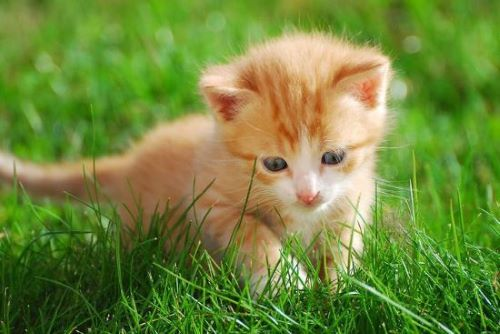
#> input picture TUGAS4/TUGAS 4/Meong.jpg, 500 x 334 px
$ python 'Ideal & Butterworth Lowpass Filter.py'
#> lines starting #> are read from the running program, lines starting #| are printed output that depends on the picture
import cv2
import numpy as np
from matplotlib import pyplot as plt

# membaca gambar
img = cv2.imread('Meong.jpg', 0)
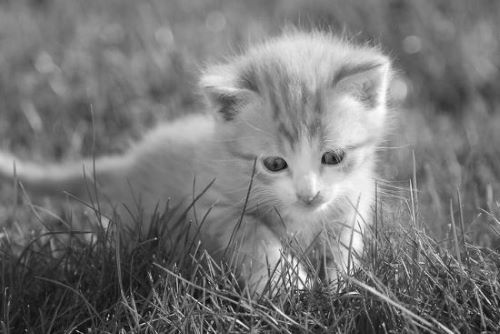
#> img: shape (334, 500); min 0, max 255, mean 119.4

# menghitung DFT dari gambar
dft = cv2.dft(np.float32(img), flags=cv2.DFT_COMPLEX_OUTPUT)

# menggeser nol frekuensi ke pusat
dft_shift = np.fft.fftshift(dft)

# membuat Ideal Lowpass Filter
rows, cols = img.shape
#> rows = 334; cols = 500
crow, ccol = rows//2, cols//2
#> crow = 167; ccol = 250
radius = 30
mask = np.zeros((rows, cols, 2), np.uint8)
cv2.circle(mask, (ccol, crow), radius, (1, 1), -1)

# membuat Butterworth Lowpass Filter
n = 2
d0 = 30
butterworth_lp = np.zeros((rows, cols, 2), np.uint8)
for i in range(rows):
    for j in range(cols):
        d = np.sqrt((i-crow)**2 + (j-ccol)**2)
        butterworth_lp[i,j] = 1 / (1 + (d/d0)**(2*n))

# mengaplikasikan filter ke gambar di domain frekuensi
dft_shift_filtered_ideal = dft_shift * mask
dft_shift_filtered_butterworth = dft_shift * butterworth_lp

# menggeser nol frekuensi kembali ke sudut kiri atas
dft_filtered_ideal = np.fft.ifftshift(dft_shift_filtered_ideal)
dft_filtered_butterworth = np.fft.ifftshift(dft_shift_filtered_butterworth)

# melakukan invers transformasi Fourier
img_back_ideal = cv2.idft(dft_filtered_ideal)
img_back_ideal = cv2.magnitude(img_back_ideal[:,:,0], img_back_ideal[:,:,1])
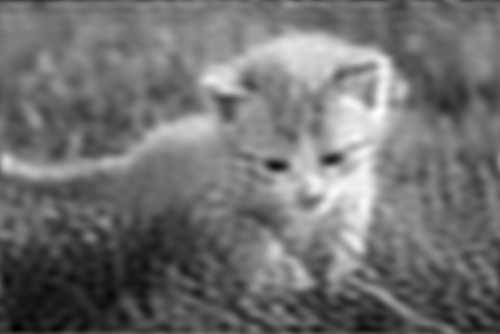
#> img_back_ideal: shape (334, 500) float32; min 2206893.5, max 42264132, mean 19937344; drawn with min black and max white

img_back_butterworth = cv2.idft(dft_filtered_butterworth)
img_back_butterworth = cv2.magnitude(img_back_butterworth[:,:,0], img_back_butterworth[:,:,1])
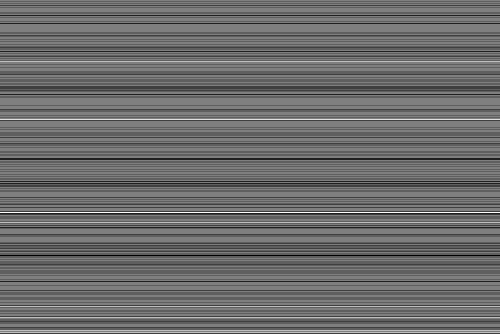
#> img_back_butterworth: shape (334, 500) float32; min 19937334, max 19937350, mean 19937344; drawn with min black and max white

# menampilkan hasil
plt.subplot(131),plt.imshow(img, cmap = 'gray')
plt.title('Gambar Asli'), plt.xticks([]), plt.yticks([])
plt.subplot(132),plt.imshow(img_back_ideal, cmap = 'gray')
plt.title('Hasil Ideal LPF'), plt.xticks([]), plt.yticks([])
plt.subplot(133),plt.imshow(img_back_butterworth, cmap = 'gray')
plt.title('Hasil Butterworth LPF'), plt.xticks([]), plt.yticks([])
plt.show()
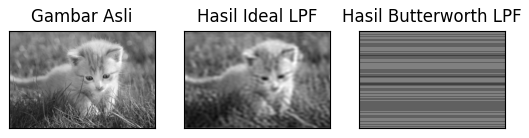
#> figure drawn by matplotlib, 3 panels

$ run again, with TUGAS4/TUGAS 4/Butteworth & Gaussin Highpass Filter.png saved as TUGAS4/TUGAS 4/Meong.jpg
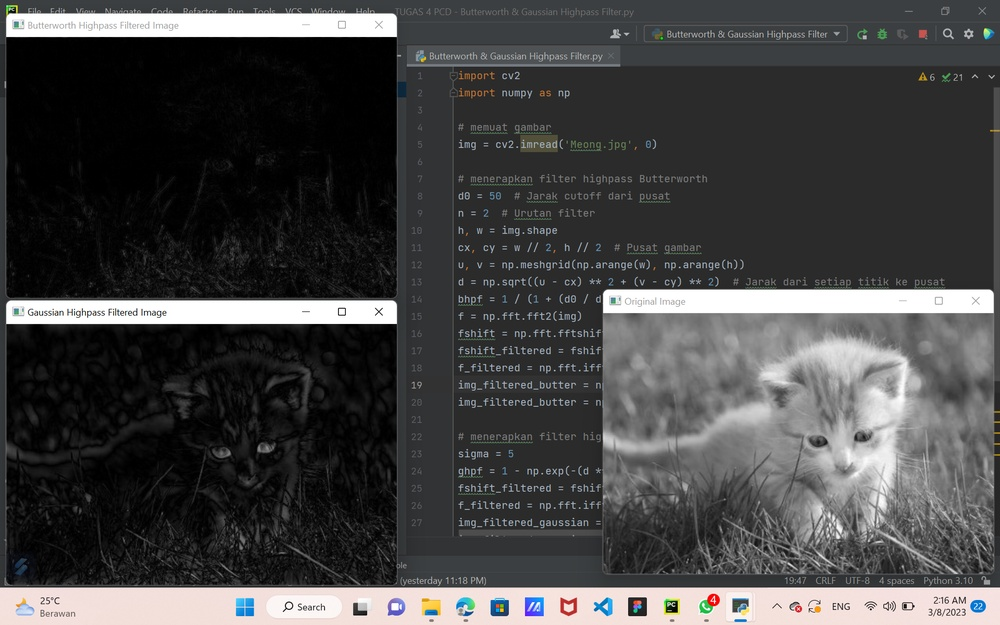
#> input picture TUGAS4/TUGAS 4/Butteworth & Gaussin Highpass Filter.png, 1000 x 625 px, shrunk from 1920 x 1200 before the run
#> `img_back_ideal = cv2.magnitude(img_back_ideal[:,:,0], img_back_ideal[:..`:
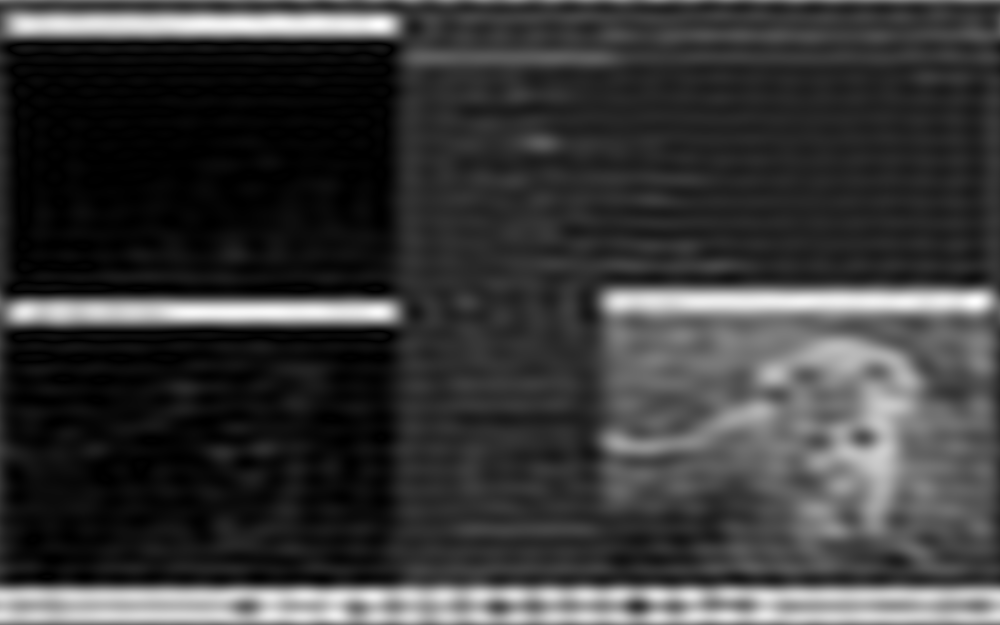
#> img_back_ideal: shape (625, 1000) float32; min 97.25, max 189091520, mean 43258388; drawn with min black and max white
#> img_back_butterworth: shape (625, 1000) float32; every value is 42967392
#> `plt.show()`:
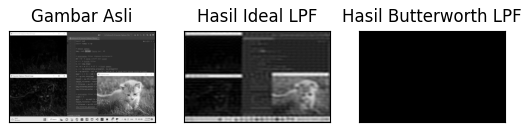
#> figure drawn by matplotlib, 3 panels
